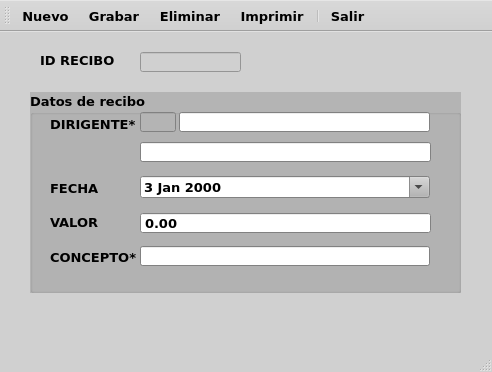
<?xml version="1.0" encoding="UTF-8"?>
<ui version="4.0">
 <class>MainWindow</class>
 <widget class="QMainWindow" name="MainWindow">
  <property name="geometry">
   <rect>
    <x>0</x>
    <y>0</y>
    <width>492</width>
    <height>372</height>
   </rect>
  </property>
  <property name="palette">
   <palette>
    <active>
     <colorrole role="WindowText">
      <brush brushstyle="SolidPattern">
       <color alpha="255">
        <red>0</red>
        <green>0</green>
        <blue>0</blue>
       </color>
      </brush>
     </colorrole>
     <colorrole role="Button">
      <brush brushstyle="SolidPattern">
       <color alpha="255">
        <red>208</red>
        <green>208</green>
        <blue>208</blue>
       </color>
      </brush>
     </colorrole>
     <colorrole role="Light">
      <brush brushstyle="SolidPattern">
       <color alpha="255">
        <red>255</red>
        <green>255</green>
        <blue>255</blue>
       </color>
      </brush>
     </colorrole>
     <colorrole role="Midlight">
      <brush brushstyle="SolidPattern">
       <color alpha="255">
        <red>231</red>
        <green>231</green>
        <blue>231</blue>
       </color>
      </brush>
     </colorrole>
     <colorrole role="Dark">
      <brush brushstyle="SolidPattern">
       <color alpha="255">
        <red>104</red>
        <green>104</green>
        <blue>104</blue>
       </color>
      </brush>
     </colorrole>
     <colorrole role="Mid">
      <brush brushstyle="SolidPattern">
       <color alpha="255">
        <red>139</red>
        <green>139</green>
        <blue>139</blue>
       </color>
      </brush>
     </colorrole>
     <colorrole role="Text">
      <brush brushstyle="SolidPattern">
       <color alpha="255">
        <red>0</red>
        <green>0</green>
        <blue>0</blue>
       </color>
      </brush>
     </colorrole>
     <colorrole role="BrightText">
      <brush brushstyle="SolidPattern">
       <color alpha="255">
        <red>255</red>
        <green>255</green>
        <blue>255</blue>
       </color>
      </brush>
     </colorrole>
     <colorrole role="ButtonText">
      <brush brushstyle="SolidPattern">
       <color alpha="255">
        <red>0</red>
        <green>0</green>
        <blue>0</blue>
       </color>
      </brush>
     </colorrole>
     <colorrole role="Base">
      <brush brushstyle="SolidPattern">
       <color alpha="255">
        <red>255</red>
        <green>255</green>
        <blue>255</blue>
       </color>
      </brush>
     </colorrole>
     <colorrole role="Window">
      <brush brushstyle="SolidPattern">
       <color alpha="255">
        <red>208</red>
        <green>208</green>
        <blue>208</blue>
       </color>
      </brush>
     </colorrole>
     <colorrole role="Shadow">
      <brush brushstyle="SolidPattern">
       <color alpha="255">
        <red>0</red>
        <green>0</green>
        <blue>0</blue>
       </color>
      </brush>
     </colorrole>
     <colorrole role="AlternateBase">
      <brush brushstyle="SolidPattern">
       <color alpha="255">
        <red>231</red>
        <green>231</green>
        <blue>231</blue>
       </color>
      </brush>
     </colorrole>
     <colorrole role="ToolTipBase">
      <brush brushstyle="SolidPattern">
       <color alpha="255">
        <red>255</red>
        <green>255</green>
        <blue>220</blue>
       </color>
      </brush>
     </colorrole>
     <colorrole role="ToolTipText">
      <brush brushstyle="SolidPattern">
       <color alpha="255">
        <red>0</red>
        <green>0</green>
        <blue>0</blue>
       </color>
      </brush>
     </colorrole>
     <colorrole role="PlaceholderText">
      <brush brushstyle="SolidPattern">
       <color alpha="128">
        <red>0</red>
        <green>0</green>
        <blue>0</blue>
       </color>
      </brush>
     </colorrole>
    </active>
    <inactive>
     <colorrole role="WindowText">
      <brush brushstyle="SolidPattern">
       <color alpha="255">
        <red>0</red>
        <green>0</green>
        <blue>0</blue>
       </color>
      </brush>
     </colorrole>
     <colorrole role="Button">
      <brush brushstyle="SolidPattern">
       <color alpha="255">
        <red>208</red>
        <green>208</green>
        <blue>208</blue>
       </color>
      </brush>
     </colorrole>
     <colorrole role="Light">
      <brush brushstyle="SolidPattern">
       <color alpha="255">
        <red>255</red>
        <green>255</green>
        <blue>255</blue>
       </color>
      </brush>
     </colorrole>
     <colorrole role="Midlight">
      <brush brushstyle="SolidPattern">
       <color alpha="255">
        <red>231</red>
        <green>231</green>
        <blue>231</blue>
       </color>
      </brush>
     </colorrole>
     <colorrole role="Dark">
      <brush brushstyle="SolidPattern">
       <color alpha="255">
        <red>104</red>
        <green>104</green>
        <blue>104</blue>
       </color>
      </brush>
     </colorrole>
     <colorrole role="Mid">
      <brush brushstyle="SolidPattern">
       <color alpha="255">
        <red>139</red>
        <green>139</green>
        <blue>139</blue>
       </color>
      </brush>
     </colorrole>
     <colorrole role="Text">
      <brush brushstyle="SolidPattern">
       <color alpha="255">
        <red>0</red>
        <green>0</green>
        <blue>0</blue>
       </color>
      </brush>
     </colorrole>
     <colorrole role="BrightText">
      <brush brushstyle="SolidPattern">
       <color alpha="255">
        <red>255</red>
        <green>255</green>
        <blue>255</blue>
       </color>
      </brush>
     </colorrole>
     <colorrole role="ButtonText">
      <brush brushstyle="SolidPattern">
       <color alpha="255">
        <red>0</red>
        <green>0</green>
        <blue>0</blue>
       </color>
      </brush>
     </colorrole>
     <colorrole role="Base">
      <brush brushstyle="SolidPattern">
       <color alpha="255">
        <red>255</red>
        <green>255</green>
        <blue>255</blue>
       </color>
      </brush>
     </colorrole>
     <colorrole role="Window">
      <brush brushstyle="SolidPattern">
       <color alpha="255">
        <red>208</red>
        <green>208</green>
        <blue>208</blue>
       </color>
      </brush>
     </colorrole>
     <colorrole role="Shadow">
      <brush brushstyle="SolidPattern">
       <color alpha="255">
        <red>0</red>
        <green>0</green>
        <blue>0</blue>
       </color>
      </brush>
     </colorrole>
     <colorrole role="AlternateBase">
      <brush brushstyle="SolidPattern">
       <color alpha="255">
        <red>231</red>
        <green>231</green>
        <blue>231</blue>
       </color>
      </brush>
     </colorrole>
     <colorrole role="ToolTipBase">
      <brush brushstyle="SolidPattern">
       <color alpha="255">
        <red>255</red>
        <green>255</green>
        <blue>220</blue>
       </color>
      </brush>
     </colorrole>
     <colorrole role="ToolTipText">
      <brush brushstyle="SolidPattern">
       <color alpha="255">
        <red>0</red>
        <green>0</green>
        <blue>0</blue>
       </color>
      </brush>
     </colorrole>
     <colorrole role="PlaceholderText">
      <brush brushstyle="SolidPattern">
       <color alpha="128">
        <red>0</red>
        <green>0</green>
        <blue>0</blue>
       </color>
      </brush>
     </colorrole>
    </inactive>
    <disabled>
     <colorrole role="WindowText">
      <brush brushstyle="SolidPattern">
       <color alpha="255">
        <red>104</red>
        <green>104</green>
        <blue>104</blue>
       </color>
      </brush>
     </colorrole>
     <colorrole role="Button">
      <brush brushstyle="SolidPattern">
       <color alpha="255">
        <red>208</red>
        <green>208</green>
        <blue>208</blue>
       </color>
      </brush>
     </colorrole>
     <colorrole role="Light">
      <brush brushstyle="SolidPattern">
       <color alpha="255">
        <red>255</red>
        <green>255</green>
        <blue>255</blue>
       </color>
      </brush>
     </colorrole>
     <colorrole role="Midlight">
      <brush brushstyle="SolidPattern">
       <color alpha="255">
        <red>231</red>
        <green>231</green>
        <blue>231</blue>
       </color>
      </brush>
     </colorrole>
     <colorrole role="Dark">
      <brush brushstyle="SolidPattern">
       <color alpha="255">
        <red>104</red>
        <green>104</green>
        <blue>104</blue>
       </color>
      </brush>
     </colorrole>
     <colorrole role="Mid">
      <brush brushstyle="SolidPattern">
       <color alpha="255">
        <red>139</red>
        <green>139</green>
        <blue>139</blue>
       </color>
      </brush>
     </colorrole>
     <colorrole role="Text">
      <brush brushstyle="SolidPattern">
       <color alpha="255">
        <red>104</red>
        <green>104</green>
        <blue>104</blue>
       </color>
      </brush>
     </colorrole>
     <colorrole role="BrightText">
      <brush brushstyle="SolidPattern">
       <color alpha="255">
        <red>255</red>
        <green>255</green>
        <blue>255</blue>
       </color>
      </brush>
     </colorrole>
     <colorrole role="ButtonText">
      <brush brushstyle="SolidPattern">
       <color alpha="255">
        <red>104</red>
        <green>104</green>
        <blue>104</blue>
       </color>
      </brush>
     </colorrole>
     <colorrole role="Base">
      <brush brushstyle="SolidPattern">
       <color alpha="255">
        <red>208</red>
        <green>208</green>
        <blue>208</blue>
       </color>
      </brush>
     </colorrole>
     <colorrole role="Window">
      <brush brushstyle="SolidPattern">
       <color alpha="255">
        <red>208</red>
        <green>208</green>
        <blue>208</blue>
       </color>
      </brush>
     </colorrole>
     <colorrole role="Shadow">
      <brush brushstyle="SolidPattern">
       <color alpha="255">
        <red>0</red>
        <green>0</green>
        <blue>0</blue>
       </color>
      </brush>
     </colorrole>
     <colorrole role="AlternateBase">
      <brush brushstyle="SolidPattern">
       <color alpha="255">
        <red>208</red>
        <green>208</green>
        <blue>208</blue>
       </color>
      </brush>
     </colorrole>
     <colorrole role="ToolTipBase">
      <brush brushstyle="SolidPattern">
       <color alpha="255">
        <red>255</red>
        <green>255</green>
        <blue>220</blue>
       </color>
      </brush>
     </colorrole>
     <colorrole role="ToolTipText">
      <brush brushstyle="SolidPattern">
       <color alpha="255">
        <red>0</red>
        <green>0</green>
        <blue>0</blue>
       </color>
      </brush>
     </colorrole>
     <colorrole role="PlaceholderText">
      <brush brushstyle="SolidPattern">
       <color alpha="128">
        <red>0</red>
        <green>0</green>
        <blue>0</blue>
       </color>
      </brush>
     </colorrole>
    </disabled>
   </palette>
  </property>
  <property name="font">
   <font>
    <family>Verdana</family>
    <pointsize>10</pointsize>
    <bold>true</bold>
   </font>
  </property>
  <property name="windowTitle">
   <string>MainWindow</string>
  </property>
  <widget class="QWidget" name="centralwidget">
   <widget class="QGroupBox" name="groupBox_2">
    <property name="geometry">
     <rect>
      <x>30</x>
      <y>60</y>
      <width>431</width>
      <height>201</height>
     </rect>
    </property>
    <property name="palette">
     <palette>
      <active>
       <colorrole role="WindowText">
        <brush brushstyle="SolidPattern">
         <color alpha="255">
          <red>0</red>
          <green>0</green>
          <blue>0</blue>
         </color>
        </brush>
       </colorrole>
       <colorrole role="Button">
        <brush brushstyle="SolidPattern">
         <color alpha="255">
          <red>180</red>
          <green>180</green>
          <blue>180</blue>
         </color>
        </brush>
       </colorrole>
       <colorrole role="Light">
        <brush brushstyle="SolidPattern">
         <color alpha="255">
          <red>255</red>
          <green>255</green>
          <blue>255</blue>
         </color>
        </brush>
       </colorrole>
       <colorrole role="Midlight">
        <brush brushstyle="SolidPattern">
         <color alpha="255">
          <red>217</red>
          <green>217</green>
          <blue>217</blue>
         </color>
        </brush>
       </colorrole>
       <colorrole role="Dark">
        <brush brushstyle="SolidPattern">
         <color alpha="255">
          <red>90</red>
          <green>90</green>
          <blue>90</blue>
         </color>
        </brush>
       </colorrole>
       <colorrole role="Mid">
        <brush brushstyle="SolidPattern">
         <color alpha="255">
          <red>120</red>
          <green>120</green>
          <blue>120</blue>
         </color>
        </brush>
       </colorrole>
       <colorrole role="Text">
        <brush brushstyle="SolidPattern">
         <color alpha="255">
          <red>0</red>
          <green>0</green>
          <blue>0</blue>
         </color>
        </brush>
       </colorrole>
       <colorrole role="BrightText">
        <brush brushstyle="SolidPattern">
         <color alpha="255">
          <red>255</red>
          <green>255</green>
          <blue>255</blue>
         </color>
        </brush>
       </colorrole>
       <colorrole role="ButtonText">
        <brush brushstyle="SolidPattern">
         <color alpha="255">
          <red>0</red>
          <green>0</green>
          <blue>0</blue>
         </color>
        </brush>
       </colorrole>
       <colorrole role="Base">
        <brush brushstyle="SolidPattern">
         <color alpha="255">
          <red>255</red>
          <green>255</green>
          <blue>255</blue>
         </color>
        </brush>
       </colorrole>
       <colorrole role="Window">
        <brush brushstyle="SolidPattern">
         <color alpha="255">
          <red>180</red>
          <green>180</green>
          <blue>180</blue>
         </color>
        </brush>
       </colorrole>
       <colorrole role="Shadow">
        <brush brushstyle="SolidPattern">
         <color alpha="255">
          <red>0</red>
          <green>0</green>
          <blue>0</blue>
         </color>
        </brush>
       </colorrole>
       <colorrole role="AlternateBase">
        <brush brushstyle="SolidPattern">
         <color alpha="255">
          <red>217</red>
          <green>217</green>
          <blue>217</blue>
         </color>
        </brush>
       </colorrole>
       <colorrole role="ToolTipBase">
        <brush brushstyle="SolidPattern">
         <color alpha="255">
          <red>255</red>
          <green>255</green>
          <blue>220</blue>
         </color>
        </brush>
       </colorrole>
       <colorrole role="ToolTipText">
        <brush brushstyle="SolidPattern">
         <color alpha="255">
          <red>0</red>
          <green>0</green>
          <blue>0</blue>
         </color>
        </brush>
       </colorrole>
       <colorrole role="PlaceholderText">
        <brush brushstyle="SolidPattern">
         <color alpha="128">
          <red>0</red>
          <green>0</green>
          <blue>0</blue>
         </color>
        </brush>
       </colorrole>
      </active>
      <inactive>
       <colorrole role="WindowText">
        <brush brushstyle="SolidPattern">
         <color alpha="255">
          <red>0</red>
          <green>0</green>
          <blue>0</blue>
         </color>
        </brush>
       </colorrole>
       <colorrole role="Button">
        <brush brushstyle="SolidPattern">
         <color alpha="255">
          <red>180</red>
          <green>180</green>
          <blue>180</blue>
         </color>
        </brush>
       </colorrole>
       <colorrole role="Light">
        <brush brushstyle="SolidPattern">
         <color alpha="255">
          <red>255</red>
          <green>255</green>
          <blue>255</blue>
         </color>
        </brush>
       </colorrole>
       <colorrole role="Midlight">
        <brush brushstyle="SolidPattern">
         <color alpha="255">
          <red>217</red>
          <green>217</green>
          <blue>217</blue>
         </color>
        </brush>
       </colorrole>
       <colorrole role="Dark">
        <brush brushstyle="SolidPattern">
         <color alpha="255">
          <red>90</red>
          <green>90</green>
          <blue>90</blue>
         </color>
        </brush>
       </colorrole>
       <colorrole role="Mid">
        <brush brushstyle="SolidPattern">
         <color alpha="255">
          <red>120</red>
          <green>120</green>
          <blue>120</blue>
         </color>
        </brush>
       </colorrole>
       <colorrole role="Text">
        <brush brushstyle="SolidPattern">
         <color alpha="255">
          <red>0</red>
          <green>0</green>
          <blue>0</blue>
         </color>
        </brush>
       </colorrole>
       <colorrole role="BrightText">
        <brush brushstyle="SolidPattern">
         <color alpha="255">
          <red>255</red>
          <green>255</green>
          <blue>255</blue>
         </color>
        </brush>
       </colorrole>
       <colorrole role="ButtonText">
        <brush brushstyle="SolidPattern">
         <color alpha="255">
          <red>0</red>
          <green>0</green>
          <blue>0</blue>
         </color>
        </brush>
       </colorrole>
       <colorrole role="Base">
        <brush brushstyle="SolidPattern">
         <color alpha="255">
          <red>255</red>
          <green>255</green>
          <blue>255</blue>
         </color>
        </brush>
       </colorrole>
       <colorrole role="Window">
        <brush brushstyle="SolidPattern">
         <color alpha="255">
          <red>180</red>
          <green>180</green>
          <blue>180</blue>
         </color>
        </brush>
       </colorrole>
       <colorrole role="Shadow">
        <brush brushstyle="SolidPattern">
         <color alpha="255">
          <red>0</red>
          <green>0</green>
          <blue>0</blue>
         </color>
        </brush>
       </colorrole>
       <colorrole role="AlternateBase">
        <brush brushstyle="SolidPattern">
         <color alpha="255">
          <red>217</red>
          <green>217</green>
          <blue>217</blue>
         </color>
        </brush>
       </colorrole>
       <colorrole role="ToolTipBase">
        <brush brushstyle="SolidPattern">
         <color alpha="255">
          <red>255</red>
          <green>255</green>
          <blue>220</blue>
         </color>
        </brush>
       </colorrole>
       <colorrole role="ToolTipText">
        <brush brushstyle="SolidPattern">
         <color alpha="255">
          <red>0</red>
          <green>0</green>
          <blue>0</blue>
         </color>
        </brush>
       </colorrole>
       <colorrole role="PlaceholderText">
        <brush brushstyle="SolidPattern">
         <color alpha="128">
          <red>0</red>
          <green>0</green>
          <blue>0</blue>
         </color>
        </brush>
       </colorrole>
      </inactive>
      <disabled>
       <colorrole role="WindowText">
        <brush brushstyle="SolidPattern">
         <color alpha="255">
          <red>90</red>
          <green>90</green>
          <blue>90</blue>
         </color>
        </brush>
       </colorrole>
       <colorrole role="Button">
        <brush brushstyle="SolidPattern">
         <color alpha="255">
          <red>180</red>
          <green>180</green>
          <blue>180</blue>
         </color>
        </brush>
       </colorrole>
       <colorrole role="Light">
        <brush brushstyle="SolidPattern">
         <color alpha="255">
          <red>255</red>
          <green>255</green>
          <blue>255</blue>
         </color>
        </brush>
       </colorrole>
       <colorrole role="Midlight">
        <brush brushstyle="SolidPattern">
         <color alpha="255">
          <red>217</red>
          <green>217</green>
          <blue>217</blue>
         </color>
        </brush>
       </colorrole>
       <colorrole role="Dark">
        <brush brushstyle="SolidPattern">
         <color alpha="255">
          <red>90</red>
          <green>90</green>
          <blue>90</blue>
         </color>
        </brush>
       </colorrole>
       <colorrole role="Mid">
        <brush brushstyle="SolidPattern">
         <color alpha="255">
          <red>120</red>
          <green>120</green>
          <blue>120</blue>
         </color>
        </brush>
       </colorrole>
       <colorrole role="Text">
        <brush brushstyle="SolidPattern">
         <color alpha="255">
          <red>90</red>
          <green>90</green>
          <blue>90</blue>
         </color>
        </brush>
       </colorrole>
       <colorrole role="BrightText">
        <brush brushstyle="SolidPattern">
         <color alpha="255">
          <red>255</red>
          <green>255</green>
          <blue>255</blue>
         </color>
        </brush>
       </colorrole>
       <colorrole role="ButtonText">
        <brush brushstyle="SolidPattern">
         <color alpha="255">
          <red>90</red>
          <green>90</green>
          <blue>90</blue>
         </color>
        </brush>
       </colorrole>
       <colorrole role="Base">
        <brush brushstyle="SolidPattern">
         <color alpha="255">
          <red>180</red>
          <green>180</green>
          <blue>180</blue>
         </color>
        </brush>
       </colorrole>
       <colorrole role="Window">
        <brush brushstyle="SolidPattern">
         <color alpha="255">
          <red>180</red>
          <green>180</green>
          <blue>180</blue>
         </color>
        </brush>
       </colorrole>
       <colorrole role="Shadow">
        <brush brushstyle="SolidPattern">
         <color alpha="255">
          <red>0</red>
          <green>0</green>
          <blue>0</blue>
         </color>
        </brush>
       </colorrole>
       <colorrole role="AlternateBase">
        <brush brushstyle="SolidPattern">
         <color alpha="255">
          <red>180</red>
          <green>180</green>
          <blue>180</blue>
         </color>
        </brush>
       </colorrole>
       <colorrole role="ToolTipBase">
        <brush brushstyle="SolidPattern">
         <color alpha="255">
          <red>255</red>
          <green>255</green>
          <blue>220</blue>
         </color>
        </brush>
       </colorrole>
       <colorrole role="ToolTipText">
        <brush brushstyle="SolidPattern">
         <color alpha="255">
          <red>0</red>
          <green>0</green>
          <blue>0</blue>
         </color>
        </brush>
       </colorrole>
       <colorrole role="PlaceholderText">
        <brush brushstyle="SolidPattern">
         <color alpha="128">
          <red>0</red>
          <green>0</green>
          <blue>0</blue>
         </color>
        </brush>
       </colorrole>
      </disabled>
     </palette>
    </property>
    <property name="font">
     <font>
      <family>Verdana</family>
      <pointsize>10</pointsize>
      <bold>true</bold>
     </font>
    </property>
    <property name="autoFillBackground">
     <bool>true</bool>
    </property>
    <property name="title">
     <string>Datos de recibo</string>
    </property>
    <widget class="QLabel" name="label_4">
     <property name="geometry">
      <rect>
       <x>20</x>
       <y>157</y>
       <width>91</width>
       <height>16</height>
      </rect>
     </property>
     <property name="text">
      <string>CONCEPTO*</string>
     </property>
    </widget>
    <widget class="QLabel" name="label_3">
     <property name="geometry">
      <rect>
       <x>20</x>
       <y>122</y>
       <width>49</width>
       <height>16</height>
      </rect>
     </property>
     <property name="text">
      <string>VALOR</string>
     </property>
    </widget>
    <widget class="QLabel" name="label_2">
     <property name="geometry">
      <rect>
       <x>20</x>
       <y>24</y>
       <width>91</width>
       <height>16</height>
      </rect>
     </property>
     <property name="text">
      <string>DIRIGENTE*</string>
     </property>
    </widget>
    <widget class="QLabel" name="label">
     <property name="geometry">
      <rect>
       <x>20</x>
       <y>88</y>
       <width>49</width>
       <height>16</height>
      </rect>
     </property>
     <property name="text">
      <string>FECHA</string>
     </property>
    </widget>
    <widget class="QDateEdit" name="dateEdit">
     <property name="geometry">
      <rect>
       <x>110</x>
       <y>84</y>
       <width>290</width>
       <height>22</height>
      </rect>
     </property>
     <property name="frame">
      <bool>true</bool>
     </property>
     <property name="dateTime">
      <datetime>
       <hour>22</hour>
       <minute>0</minute>
       <second>0</second>
       <year>2000</year>
       <month>1</month>
       <day>3</day>
      </datetime>
     </property>
     <property name="currentSection">
      <enum>QDateTimeEdit::DaySection</enum>
     </property>
     <property name="calendarPopup">
      <bool>true</bool>
     </property>
    </widget>
    <widget class="QLineEdit" name="lineEdit_3">
     <property name="geometry">
      <rect>
       <x>149</x>
       <y>20</y>
       <width>251</width>
       <height>20</height>
      </rect>
     </property>
    </widget>
    <widget class="QDoubleSpinBox" name="doubleSpinBox">
     <property name="geometry">
      <rect>
       <x>110</x>
       <y>120</y>
       <width>291</width>
       <height>22</height>
      </rect>
     </property>
     <property name="frame">
      <bool>true</bool>
     </property>
     <property name="buttonSymbols">
      <enum>QAbstractSpinBox::NoButtons</enum>
     </property>
     <property name="maximum">
      <double>9999999.990000000223517</double>
     </property>
    </widget>
    <widget class="QLineEdit" name="lineEdit_4">
     <property name="geometry">
      <rect>
       <x>110</x>
       <y>154</y>
       <width>290</width>
       <height>20</height>
      </rect>
     </property>
    </widget>
    <widget class="QLineEdit" name="lineEdit_2">
     <property name="enabled">
      <bool>false</bool>
     </property>
     <property name="geometry">
      <rect>
       <x>110</x>
       <y>20</y>
       <width>36</width>
       <height>20</height>
      </rect>
     </property>
    </widget>
    <widget class="QLineEdit" name="lineEdit_5">
     <property name="geometry">
      <rect>
       <x>110</x>
       <y>50</y>
       <width>291</width>
       <height>20</height>
      </rect>
     </property>
    </widget>
   </widget>
   <widget class="QLabel" name="label_5">
    <property name="geometry">
     <rect>
      <x>40</x>
      <y>20</y>
      <width>91</width>
      <height>16</height>
     </rect>
    </property>
    <property name="text">
     <string>ID RECIBO</string>
    </property>
   </widget>
   <widget class="QLineEdit" name="lineEdit">
    <property name="enabled">
     <bool>false</bool>
    </property>
    <property name="geometry">
     <rect>
      <x>140</x>
      <y>20</y>
      <width>101</width>
      <height>20</height>
     </rect>
    </property>
   </widget>
  </widget>
  <widget class="QMenuBar" name="menubar">
   <property name="geometry">
    <rect>
     <x>0</x>
     <y>0</y>
     <width>492</width>
     <height>22</height>
    </rect>
   </property>
  </widget>
  <widget class="QStatusBar" name="statusbar"/>
  <widget class="QToolBar" name="toolBar">
   <property name="windowTitle">
    <string>toolBar</string>
   </property>
   <property name="toolButtonStyle">
    <enum>Qt::ToolButtonTextBesideIcon</enum>
   </property>
   <attribute name="toolBarArea">
    <enum>TopToolBarArea</enum>
   </attribute>
   <attribute name="toolBarBreak">
    <bool>false</bool>
   </attribute>
   <addaction name="actionNuevo"/>
   <addaction name="actionGrabar"/>
   <addaction name="actionEliminar"/>
   <addaction name="actionImprimir"/>
   <addaction name="separator"/>
   <addaction name="actionSalir"/>
  </widget>
  <action name="actionNuevo">
   <property name="icon">
    <iconset resource="../resources.qrc">
     <normaloff>:/icons/resources/icons/nuevo.png</normaloff>:/icons/resources/icons/nuevo.png</iconset>
   </property>
   <property name="text">
    <string>Nuevo</string>
   </property>
  </action>
  <action name="actionGrabar">
   <property name="icon">
    <iconset resource="../resources.qrc">
     <normaloff>:/icons/resources/icons/grabar.png</normaloff>:/icons/resources/icons/grabar.png</iconset>
   </property>
   <property name="text">
    <string>Grabar</string>
   </property>
  </action>
  <action name="actionEliminar">
   <property name="icon">
    <iconset resource="../resources.qrc">
     <normaloff>:/icons/resources/icons/eliminar.png</normaloff>:/icons/resources/icons/eliminar.png</iconset>
   </property>
   <property name="text">
    <string>Eliminar</string>
   </property>
  </action>
  <action name="actionSalir">
   <property name="icon">
    <iconset resource="../resources.qrc">
     <normaloff>:/icons/resources/icons/salir.png</normaloff>:/icons/resources/icons/salir.png</iconset>
   </property>
   <property name="text">
    <string>Salir</string>
   </property>
  </action>
  <action name="actionImprimir">
   <property name="icon">
    <iconset resource="../resources.qrc">
     <normaloff>:/icons/resources/icons/imprimir.png</normaloff>:/icons/resources/icons/imprimir.png</iconset>
   </property>
   <property name="text">
    <string>Imprimir</string>
   </property>
  </action>
 </widget>
 <resources>
  <include location="../resources.qrc"/>
 </resources>
 <connections/>
</ui>
